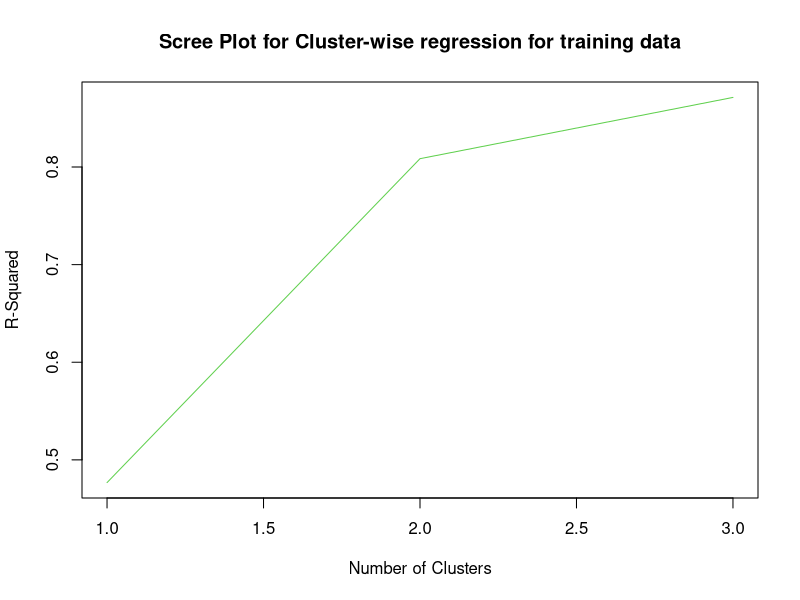
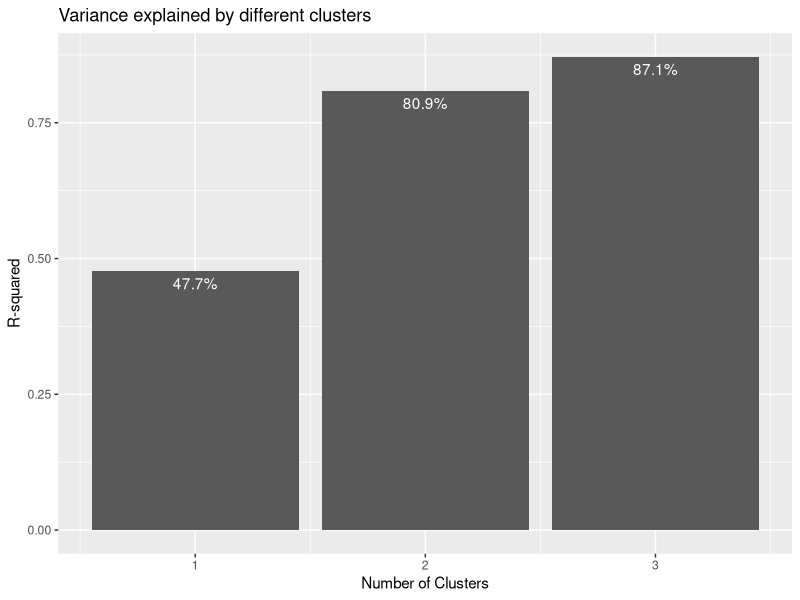
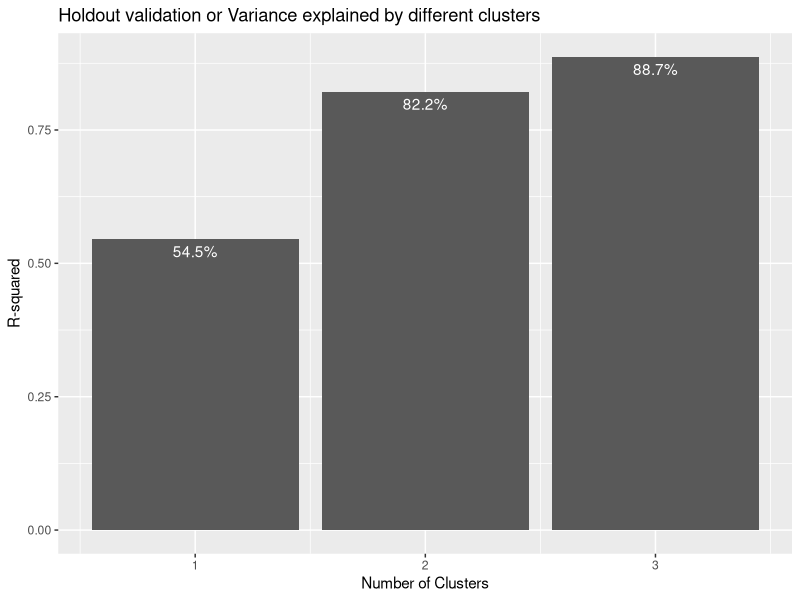

Write the R code that produced these figures, in order.
## ---- chunk 1
knitr::opts_chunk$set(echo = TRUE)
## ---- chunk 2
install.packages("pscl", repos = "https://cran.rstudio.com")
## ---- chunk 3
install.packages('plyr', repos = "http://cran.us.r-project.org")
## ---- chunk 4
suppressMessages(library(dplyr))
suppressMessages(library(ggplot2))
suppressMessages(library(caret))
data("GermanCredit")
german_credit <- GermanCredit
head(german_credit)
## ---- chunk 5
glimpse(german_credit)
## ---- chunk 6
german.credit.df <- german_credit[,c(2,1,3:7)]

train.dataset.size <- floor(0.70*nrow(german.credit.df))

set.seed(123456)   
train_ind <- sample(seq_len(nrow(german.credit.df)),size = train.dataset.size)  

train.dataset <- german.credit.df[train_ind,] 
test.dataset <- german.credit.df[-train_ind,]  

## ---- chunk 7
head(train.dataset)
## ---- chunk 8
clustreg=function(dat,k,tries,sed,niter) {
  set.seed(sed)
  dat=as.data.frame(dat)
  rsq=rep(NA,niter)
  res=list()
  rsq.best=0
  
  for(l in 1:tries) {
    
  	c = sample(1:k,nrow(dat),replace=TRUE)
  	yhat=rep(NA,nrow(dat))
  	
  	for(i in 1:niter) {		
  		resid=pred=matrix(0,nrow(dat),k)
  		for(j in 1:k){	
  			pred[,j]=predict(glm(dat[c==j,],family="gaussian"),newdata=dat)		
  			resid[,j] = (pred[,j]-dat[,1])^2
  		}
  		
  	c = apply(resid,1,fun.index.rowmin)
  	
  	for(m in 1:nrow(dat)) {yhat[m]=pred[m,c[m]]}
  	
  	rsq[i] = cor(dat[,1],yhat)^2	
    }
  	
    if(rsq[niter] > rsq.best) {	
    	rsq.best=rsq[niter]
    	l.best=l
      c.best=c
    	yhat.best=yhat
    }
  }
  
  for(i in k:1) res[[i]]=summary(lm(dat[c.best==i,]))
	
  return(list(
    data=dat,
    nclust=k,
    tries=tries,
    seed=sed,
    rsq.best=rsq.best,
    number.loops=niter, 
    Best.try=l.best,
    cluster=c.best,
    results=res))
}
fun.index.rowmin=function(x) {
    
    z=(1:length(x)) [x == min(x)]
    if(length(z) > 1) { z=sample(z,1)}
    return ( z ) 
}
clustreg.predict=function(results,newdat){
	yhat=rep(NA,nrow(newdat))
	resid=pred=matrix(0,nrow(newdat),length(table(results$cluster)))
		
		for(j in 1:length(table(results$cluster))) {			
			pred[,j] = predict(glm(results$data[results$cluster==j,],family="gaussian"),
			                   newdata=newdat)		
			
			resid[,j] = (pred[,j]-newdat[,1])^2
		}
	c = apply(resid,1,fun.index.rowmin)
	
	for(m in 1:nrow(newdat)) {yhat[m]=pred[m,c[m]]}
	
	rsq = cor(newdat[,1],yhat)^2	
  return(list(results=results,newdata=newdat,cluster=c,yhat=yhat,rsq=rsq))
}
## ---- chunk 9
clustRegression.1 <- clustreg(train.dataset,1,1,321,1)
clustRegression.2 <- clustreg(train.dataset,2,2,321,10)
clustRegression.3 <- clustreg(train.dataset,3,2,321,10)
## ---- chunk 10
prop.table(table(clustRegression.1$cluster))
prop.table(table(clustRegression.2$cluster))
prop.table(table(clustRegression.3$cluster))
## ---- chunk 11
Rsq.train.cluster1 <- clustRegression.1$rsq.best
Rsq.train.cluster2 <- clustRegression.2$rsq.best
Rsq.train.cluster3 <- clustRegression.3$rsq.best
Rsq.train <- c(Rsq.train.cluster1, Rsq.train.cluster2, Rsq.train.cluster3)
Rsq.train
## ---- chunk 12

par(mfrow = c(1, 1))
plot(1 : 3, Rsq.train, main = "Scree Plot for Cluster-wise regression for training data",
xlab = "Number of Clusters", ylab = "R-Squared", type = "l", col = "11")

## ---- chunk 13
train.rsquared = data.frame(
  nclusters=1:3, 
  rsqtrain.calc = sapply(list(clustRegression.1, clustRegression.2, clustRegression.3), 
               function(i) i$rsq.best))
ggplot(train.rsquared, aes(x=nclusters, y=rsqtrain.calc)) + 
  geom_bar(stat="identity") +
  geom_text(aes(label=paste0(round(rsqtrain.calc*100,1),"%")), vjust=1.5, color="white") + 
  labs(x="Number of Clusters",
       y="R-squared",
       title="Variance explained by different clusters")
## ---- chunk 14
holdout.cluster1 <- clustreg.predict(clustRegression.1, test.dataset)
holdout.cluster2 <- clustreg.predict(clustRegression.2, test.dataset)
holdout.cluster3 <- clustreg.predict(clustRegression.3, test.dataset)
## ---- chunk 15
rsq.test <- c(holdout.cluster1$rsq, holdout.cluster1$rsq,
              holdout.cluster1$rsq)
rsq.test
## ---- chunk 16
bind_rows(
  prop.table(table(clustRegression.2$cluster)),
  prop.table(table(holdout.cluster2$cluster))) %>%
  mutate(group=c('Train', 'Holdout'))

## ---- chunk 17
bind_rows(
  prop.table(table(clustRegression.3$cluster)),
  prop.table(table(holdout.cluster3$cluster))) %>%
  mutate(group=c('Train', 'Holdout'))
## ---- chunk 18
test.rsquared = data.frame(
  nclusters.test=1:3, 
  rsqtest.calc = sapply(list(holdout.cluster1, holdout.cluster2, holdout.cluster3), 
               function(i) i$rsq))
ggplot(test.rsquared, aes(x=nclusters.test, y=rsqtest.calc)) + 
  geom_bar(stat="identity") +
  geom_text(aes(label=paste0(round(rsqtest.calc*100,1),"%")), vjust=1.5, color="white") + 
  labs(x="Number of Clusters",
       y="R-squared",
       title="Holdout validation or Variance explained by different clusters")
## ---- chunk 19
percentaget.rsq.change <- (test.rsquared - train.rsquared) / train.rsquared
percentaget.rsq.change$nclusters <- 1:3
pct.df.rsq <- cbind(train=train.rsquared$rsq, 
                holdout=test.rsquared$rsq, 
                percentaget.rsq.change = percentaget.rsq.change$rsq)
row.names(pct.df.rsq) <- 1:3
round(pct.df.rsq * 100, 1)
## ---- chunk 20
table(clustRegression.2$cluster, clustRegression.3$cluster)
## ---- chunk 21
clustRegression.2$results
## ---- chunk 22
clustRegression.3$results
